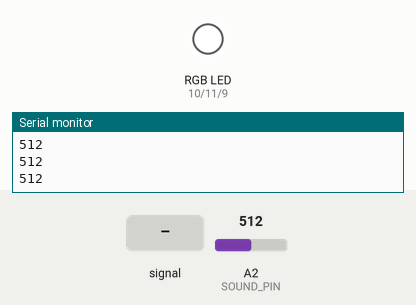
Recording of a sketch running on a simulated Arduino Uno, built with avr-gcc and run on an emulated ATmega328P. On the bench: an RGB LED mixed from three pins (HIGH = lit), the last lines printed to the serial monitor. Inputs (shaded band) come from the test bench; at power-on: A2 (SOUND_PIN) = 512. Dim RGB values are drawn brighter than linear.

Above: at 1.2 s.
1.3 s: A2 (SOUND_PIN) fed a 200 Hz sine of ±81 counts around its level
At 2.3 s:
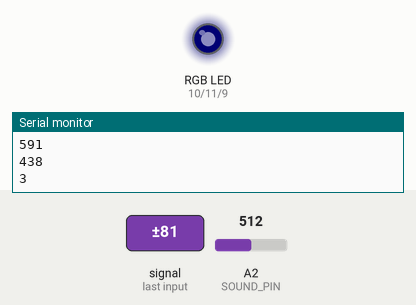
4.3 s: A2 (SOUND_PIN) set to 716
At 5.5 s:
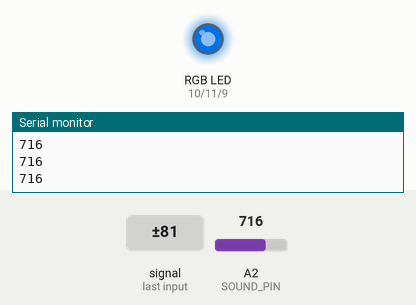
5.8 s: A2 (SOUND_PIN) set to 518
7.3 s: A2 (SOUND_PIN) set to 489
At 8.1 s:
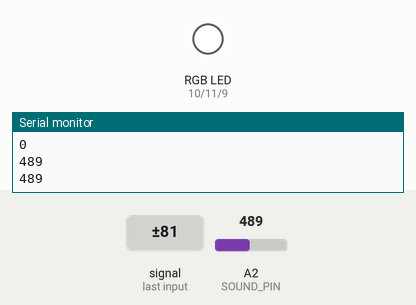
Timing chart, 0 to 10.1 s (numbered marks = the images above; inputs shaded):
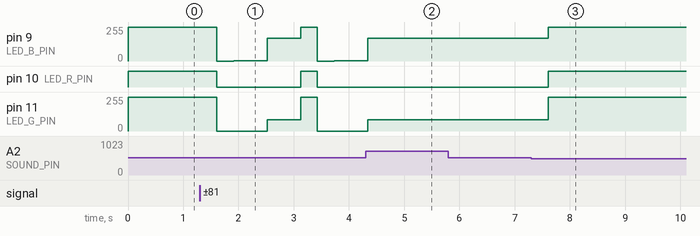

Measured:
- the behaviour switches between 500 and 499 on A2 (SOUND_PIN) (found by bisection; images 2 and 3)
- after the input at 1.3 s, pin 9 (LED_B_PIN): 255/255 → 0/255 after 0.31 s, → 1/255 0.30 s later, → 170/255 0.61 s later, → 255/255 0.61 s later, … (6 changes in this stretch); pin 10 (LED_R_PIN): HIGH → LOW after 0.31 s, → HIGH 1.5 s later, → LOW 0.31 s later
- after the input at 4.3 s, pin 9 (LED_B_PIN): goes on until 4.3 s, then stays 170/255; pin 10 (LED_R_PIN): stays LOW (without the input it goes to HIGH after 0.64 s); pin 11 (LED_G_PIN): goes on until 4.3 s, then stays 85/255
- after the input at 7.3 s, pin 9 (LED_B_PIN): 170/255 → 255/255 after 0.31 s; pin 10 (LED_R_PIN): LOW → HIGH after 0.31 s; pin 11 (LED_G_PIN): 85/255 → 255/255 after 0.31 s

The sketch:

lamp.ino
```cpp
const int LED_R_PIN = 10;
const int LED_G_PIN = 11;
const int LED_B_PIN = 9;
const int SOUND_PIN = A2;
// 전역변수
boolean sound_is_activate = true; // 버튼 활성화 상태, 한번 길게 터치로 여러번 실행되는것을 막는다.
int sound_step = 0; // 버튼 정지(0)
int SOUND_THRESHOLD = 500;
float red = 0; //0~255의 밝기 값
float blue = 170;
float green = 85;
float bright_control = 0.1;
float red_bright_control = 0.1;
float blue_bright_control = 0.1;
float green_bright_control = 0.1;
float x = 0;

void sound_pressed() {
  if (sound_step == 0) { //꺼짐
    analogWrite(LED_R_PIN, 255);
    analogWrite(LED_G_PIN, 255);
    analogWrite(LED_B_PIN, 255);
    delay(1);
    return;
  }
  else if (sound_step == 1) { //흰색 켜짐
    analogWrite(LED_R_PIN, 0);
    analogWrite(LED_G_PIN, 0);
    analogWrite(LED_B_PIN, 0);
    delay(1);
    return;
  }
  else if (sound_step == 2) { //흰색 밝기변화
    analogWrite(LED_R_PIN, 0);
    analogWrite(LED_G_PIN, 0);
    analogWrite(LED_B_PIN, 1);
    delay(1);
  }
  else if (sound_step == 3) { //3색숨쉬는LED
    analogWrite(LED_R_PIN, red);
    analogWrite(LED_G_PIN, green);
    analogWrite(LED_B_PIN, blue);
    delay(1);
  }
}

void setup() {
  Serial.begin(9600);
  pinMode(SOUND_PIN, INPUT);
  pinMode(LED_R_PIN, OUTPUT);
  pinMode(LED_G_PIN, OUTPUT);
  pinMode(LED_B_PIN, OUTPUT);
}

void loop() {
  sound_pressed();
  int temp = analogRead(SOUND_PIN);
  if(temp < 800)
    Serial.println(temp);
  if (temp < SOUND_THRESHOLD) {
    if (sound_is_activate) {
      sound_step++;
      if (sound_step >= 4) {
        sound_step = 0;
      }
      sound_is_activate = false; // 한번만 실행될 수 있게 버튼 비활성화
      Serial.println(sound_step);
    }
    delay(300);
  }
  else {
    sound_is_activate = true;
    delay(1);
  }
}
```
